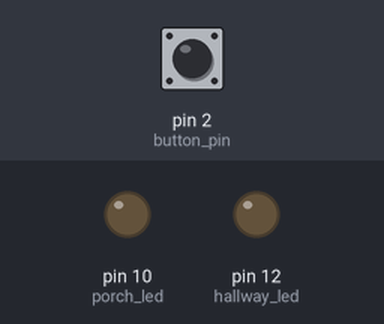
Bench run of a sketch on a simulated Arduino Uno, built with avr-gcc and run on an emulated ATmega328P. On the bench: output pins drawn as LEDs (lit = HIGH). The inputs (shaded band) are chosen by the test bench; at power-on: pin 2 (button_pin) HIGH.

Above: at 1.2 s.
1.3 s: pin 2 (button_pin) pulled LOW for 0.15 s
At 1.7 s:
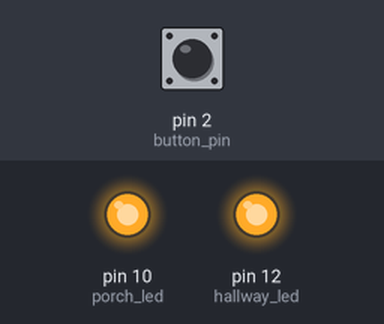
At 32.4 s:
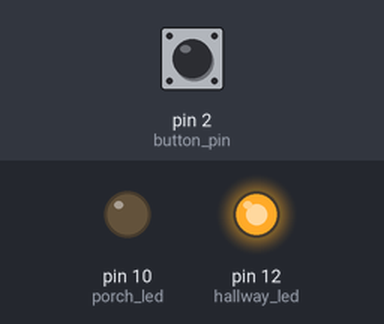
Timing chart, 0 to 32.9 s (numbered marks = the images above; inputs shaded):
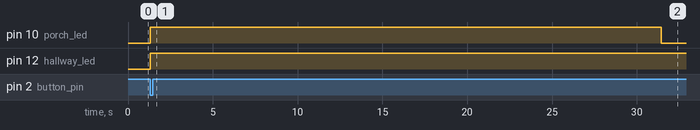

Measured:
- after the input at 1.3 s, pin 10 (porch_led): LOW → HIGH at once, → LOW 30.1 s later; pin 12 (hallway_led): LOW → HIGH at once

The sketch:

Task1.1Lights_ON.ino
```cpp
// set pins, constants and other variables
int button_pin = 2;
int porch_led = 10;
int hallway_led = 12;

unsigned long porch_start = 0;
unsigned long hallway_start = 0;

bool porch_on = false;
bool hallway_on = false;

// call our pin setup funtion
void setup() {
  pin_setup();
}

// main program loop checks for button pushes and call the light function(s)
void loop() {
  check_button();
  update_lights();
}

// pin setup function
void pin_setup() {
  pinMode(button_pin, INPUT_PULLUP);
  pinMode(porch_led, OUTPUT);
  pinMode(hallway_led, OUTPUT);
}

// function to check for button pushes and call the light function(s)
void check_button() {
  if (digitalRead(button_pin) == LOW)
  {
    turn_on_lights();
  }
}

// function to turn on the lights and start the timers
void turn_on_lights() {
  digitalWrite(porch_led, HIGH);
  digitalWrite(hallway_led, HIGH);
  porch_start = millis();
  hallway_start = millis();
  porch_on = true;
  hallway_on = true;
}

// function to check the light timers and turn lights off
void update_lights() {
  unsigned long current_time = millis();
  if (porch_on && current_time - porch_start >= 30000)
  {
    digitalWrite(porch_led, LOW);
    porch_on = false;
  }
  if (hallway_on && current_time - hallway_start >= 60000)
  {
    digitalWrite(hallway_led, LOW);
    hallway_on = false;
  }
}
```
